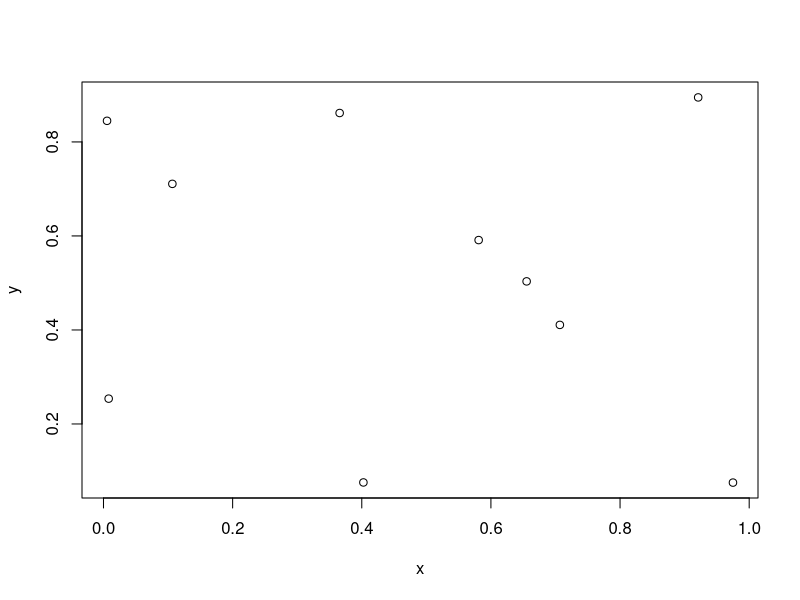
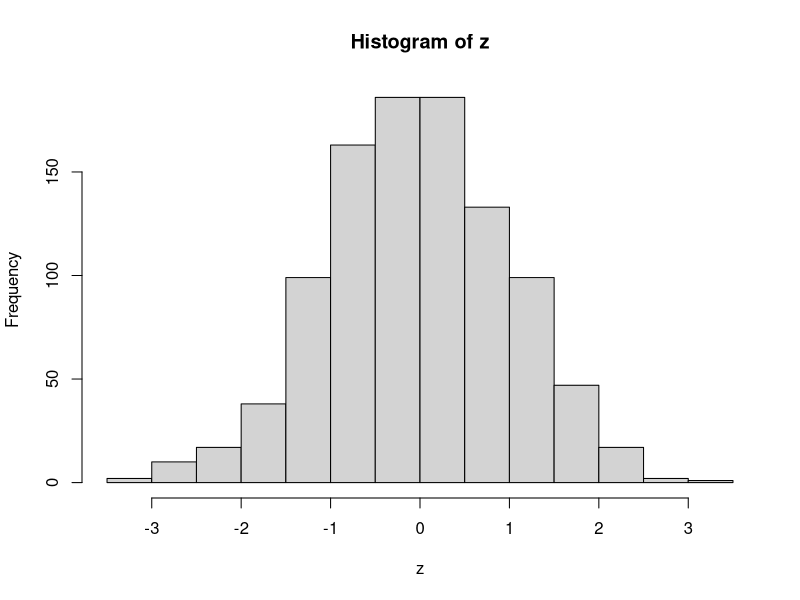

Source code (R) for these figures, in order:
x = runif(10) #generates 10 random numbers between 0 and 1, saves them to variable 'x'
y = runif(10) #same for new variable 'y'
z = seq(1:10) #generates a sequence of integers from 1 to 10, saves them to variable 'z'
z = seq(1, 10) #identical to above(?)
z = seq(1, 10, length.out = 23) #makes a sequence of 23 evenly spaced numbers from 1 to 10, assigns to 'z'
rep(1, 10) #repeats the number 1 10 times
p = c(1, 3, 5, 10) #concatenates the 4 numbers and assigns to variable 'p'
plot(x,y) #plots x vs y. requires equal number of entries in each dataset.
z = rnorm(1000) #assigns 1000 numbers from a normal distribution to variable 'z'
hist(z) #plots a histogram for the dataset 'z'
help(plot) #opens help info for the plot function (put any function in the bracket)
getwd() #shows the working directory you're currently in
setwd('C:/Users/David/Google drive/PhD/R') #sets the current working directory to the pasth shown